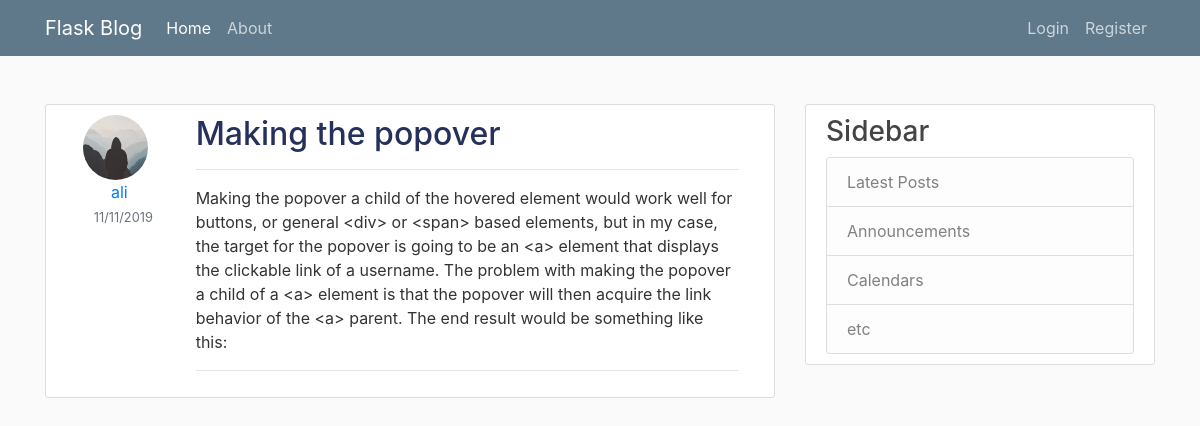
/post/15, run on the app's committed database.
### flaskblog/models.py (models this page shows, shortened)
class User(UserMixin, db.Model):
    id = db.Column(db.Integer, primary_key=True)
    username = db.Column(db.String(20), unique=True, nullable=False)
    email = db.Column(db.String(120), unique=True, nullable=False)
    image_file = db.Column(db.String(20), nullable=False, default='default.jpg')
    password = db.Column(db.String(60), nullable=False)
    posts = db.relationship('Post', backref='author', lazy=True)

class Post(db.Model):
    id = db.Column(db.Integer, primary_key=True)
    title = db.Column(db.String(100), nullable=False)
    date_posted = db.Column(db.DateTime, nullable=False, default=datetime.utcnow)
    content = db.Column(db.Text, nullable=False)
    user_id = db.Column(db.Integer, db.ForeignKey('user.id'), nullable=False)

### flaskblog/post/routes.py (the view)
@posts.route('/post/<int:post_id>')
def post(post_id):
    post = Post.query.get_or_404(post_id)
    return render_template('post.html', title=post.title, post=post)

### flaskblog/templates/post.html (shortened to what this page needs)
{% extends 'base.html' %}
{% block content %}
    <article class="media content-section">
        <div class="media-body d-flex justify-content-center">
            <div class="col-md-2 text-center">
                <img class="rounded-circle article-img"
                     src="{{ url_for('static', filename='profile_pics/' + post.author.image_file) }}"
                     alt="Profile Picture">
                <a class="mr-2"
                   href="{{ url_for('users.user_posts', username=post.author.username) }}">{{ post.author.username }}</a>
                <small class="text-muted">{{ post.date_posted.strftime('%d/%m/%Y') }}</small>
            </div>
            <div class="col-md-10">
                <h2><a class="article-title"
                       href="{{ url_for('posts.post', post_id=post.id) }}">{{ post.title }}</a></h2>
                <hr>
                <p class="article-content">{{ post.content }}</p>
            <hr>
            </div>
        </div>
    </article>
{% endblock content %}

### flaskblog/static/main.css (style rules this page uses)
body { background: #fafafa; color: #333333; }
h1, h2, h3, h4, h5, h6 { color: #444444; }
.content-section { background: #ffffff; padding: 10px 20px; border: 1px solid #dddddd; border-radius: 3px; margin-bottom: 20px; }
.article-title { color: #26315b; }
.article-content { white-space: pre-line; }
.article-img { height: 65px; width: 65px; margin-right: 16px; }

### data on the page
User: image_file (placeholder picture), author.username "ali"
Post: date_posted "11/11/2019", title "Making the popover", content "Making the popover a child of the hovered element would work well for buttons, or general <div> or <span> based elements, but in my case, the target for the popover is going to be an <a> element that displays the clickable link of a username. The problem with making the popover a child of a <a> element is that the popover will then acquire the link behavior of the <a> parent. The end result would be something like this:"
